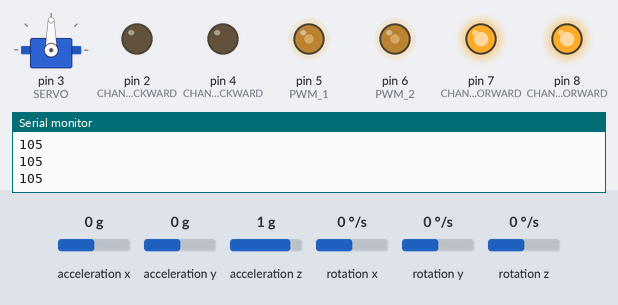
The sketch below on a simulated Arduino Uno, built with avr-gcc and run on an emulated ATmega328P. Parts: servo, output pins drawn as LEDs (lit = HIGH), the last lines printed to the serial monitor. The test bench sets the inputs (shaded band); at power-on: acceleration y 0 g, acceleration x 0 g, acceleration z 1 g, rotation x 0 °/s, rotation y 0 °/s, rotation z 0 °/s.

Above: at 1.2 s.
1.3 s: acceleration y set to -0.2 g
At 1.9 s:
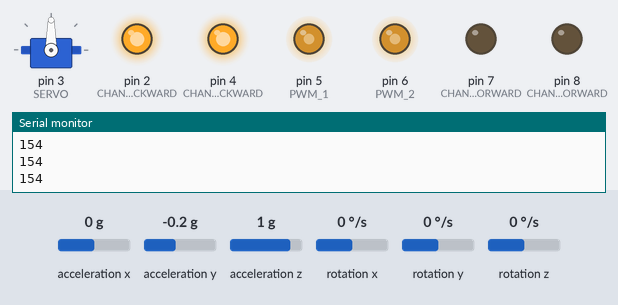
2.8 s: acceleration y set to -1.4 g
At 4.0 s:
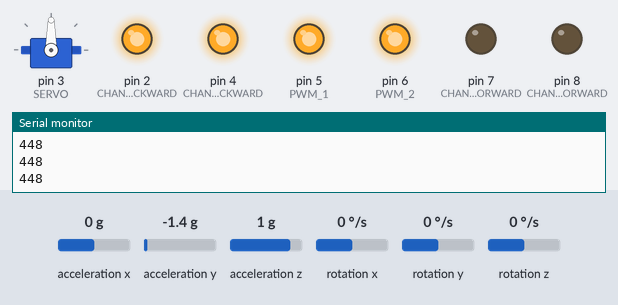
4.3 s: acceleration y set to 0.8 g
At 5.4 s:
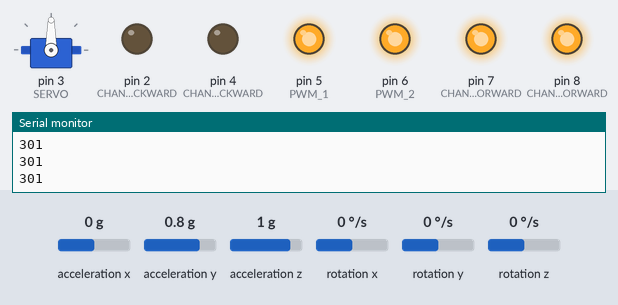
5.8 s: acceleration y set to -0.8 g
At 6.6 s:
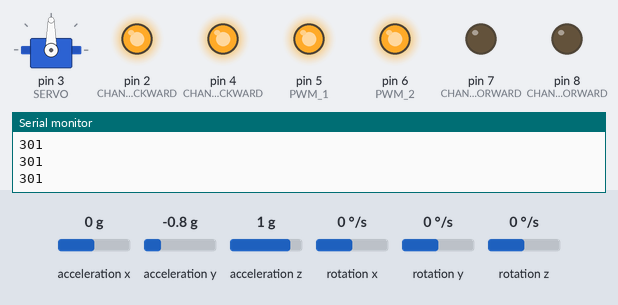
7.3 s: acceleration y set to 0.1 g
At 7.6 s:
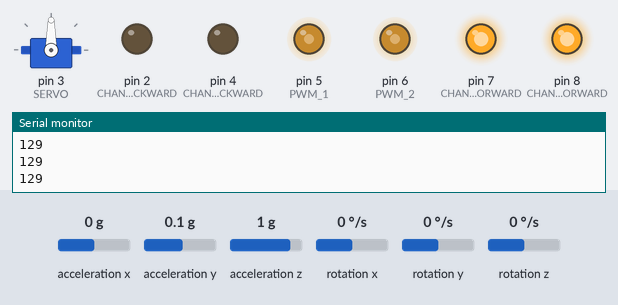
8.8 s: acceleration y set to 0 g
At 9.9 s:
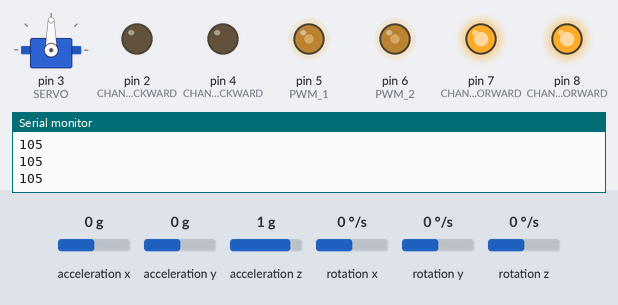
Timing chart, 0 to 11.3 s (numbered marks = the images above; inputs shaded):
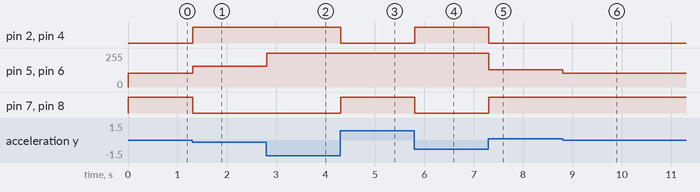

Measured:
- the behaviour switches between 0 and -0.1 g on acceleration y (found by bisection; images 0 and 1)
- after the input at 1.3 s, pin 2 (CHANNEL_2_BACKWARD), pin 4 (CHANNEL_1_BACKWARD): LOW → HIGH at once; pin 5 (PWM_1), pin 6 (PWM_2): 105/255 → 154/255 at once; pin 7 (CHANNEL_2_FORWARD), pin 8 (CHANNEL_1_FORWARD): HIGH → LOW at once
- after the input at 2.8 s, pin 5 (PWM_1), pin 6 (PWM_2): 154/255 → 255/255 at once
- after the input at 4.3 s, pin 2 (CHANNEL_2_BACKWARD), pin 4 (CHANNEL_1_BACKWARD): HIGH → LOW at once; pin 7 (CHANNEL_2_FORWARD), pin 8 (CHANNEL_1_FORWARD): LOW → HIGH at once
- after the input at 5.8 s, pin 2 (CHANNEL_2_BACKWARD), pin 4 (CHANNEL_1_BACKWARD): LOW → HIGH at once; pin 7 (CHANNEL_2_FORWARD), pin 8 (CHANNEL_1_FORWARD): HIGH → LOW at once
- after the input at 7.3 s, pin 2 (CHANNEL_2_BACKWARD), pin 4 (CHANNEL_1_BACKWARD): HIGH → LOW at once; pin 5 (PWM_1), pin 6 (PWM_2): 255/255 → 129/255 at once; pin 7 (CHANNEL_2_FORWARD), pin 8 (CHANNEL_1_FORWARD): LOW → HIGH at once
- after the input at 8.8 s, pin 5 (PWM_1), pin 6 (PWM_2): 129/255 → 105/255 at once

The sketch:

SegCar.ino
```cpp
//Created by: Wojciech Boncela

#include "MPU9250.h"
#include <Servo.h>

#define MIN_PWM 105.0
#define VEL_COEFFICIENT 355.0

#define CHANNEL_1_FORWARD 8
#define CHANNEL_1_BACKWARD 4
#define CHANNEL_2_FORWARD 7
#define CHANNEL_2_BACKWARD 2
#define PWM_1 5
#define PWM_2 6

#define SERVO 3
#define POSITION_FWD 0
#define POSTION_MID 90
#define POSITON_BWD 180

enum Direction{
  FORWARD,
  BACKWARD
};

MPU9250 imu(Wire,0x68);
Servo dir_servo;

int speed = 0;
float data = 0.0;

void setDriveDirection(Direction);

void setup() {

  Serial.begin(9600);

  dir_servo.attach(SERVO);
  imu.setAccelRange(MPU9250::ACCEL_RANGE_2G);
  if(imu.begin() < 0){
    Serial.println("Gyroscope initalization failed");
  }

  //CHANNEL 1 INPUT
  pinMode(CHANNEL_1_FORWARD,OUTPUT);
  pinMode(CHANNEL_1_BACKWARD,OUTPUT);
  //CHANNEL 2 INPUT
  pinMode(CHANNEL_2_FORWARD,OUTPUT);
  pinMode(CHANNEL_2_BACKWARD,OUTPUT);
  //PWM 1, 2
  pinMode(PWM_1 ,OUTPUT);
  pinMode(PWM_2 ,OUTPUT);

  digitalWrite(CHANNEL_1_FORWARD,HIGH);
  digitalWrite(CHANNEL_2_FORWARD,HIGH);
}

void loop() {

  imu.readSensor();
  data = imu.getAccelY_mss();
  if(data >= 0){
    setDriveDirection(Direction::FORWARD);
  }
  else{
    setDriveDirection(Direction::BACKWARD);
  }

  speed = abs(data)/10.0 * (VEL_COEFFICIENT - MIN_PWM) + MIN_PWM;
  Serial.println(speed);
  if(speed <= 255){
    analogWrite(PWM_1,speed);
    analogWrite(PWM_2,speed);
  }
  else{
    analogWrite(PWM_1,255);
    analogWrite(PWM_2,255);
  }
}

void setDriveDirection(Direction dir){
  switch(dir){
    case FORWARD:
      digitalWrite(CHANNEL_1_FORWARD,HIGH);
      digitalWrite(CHANNEL_2_FORWARD,HIGH);
      digitalWrite(CHANNEL_1_BACKWARD,LOW);
      digitalWrite(CHANNEL_2_BACKWARD,LOW);
      break;
    case BACKWARD:
      digitalWrite(CHANNEL_1_BACKWARD,HIGH);
      digitalWrite(CHANNEL_2_BACKWARD,HIGH);
      digitalWrite(CHANNEL_1_FORWARD,LOW);
      digitalWrite(CHANNEL_2_FORWARD,LOW);
      break;
  }
}
```
